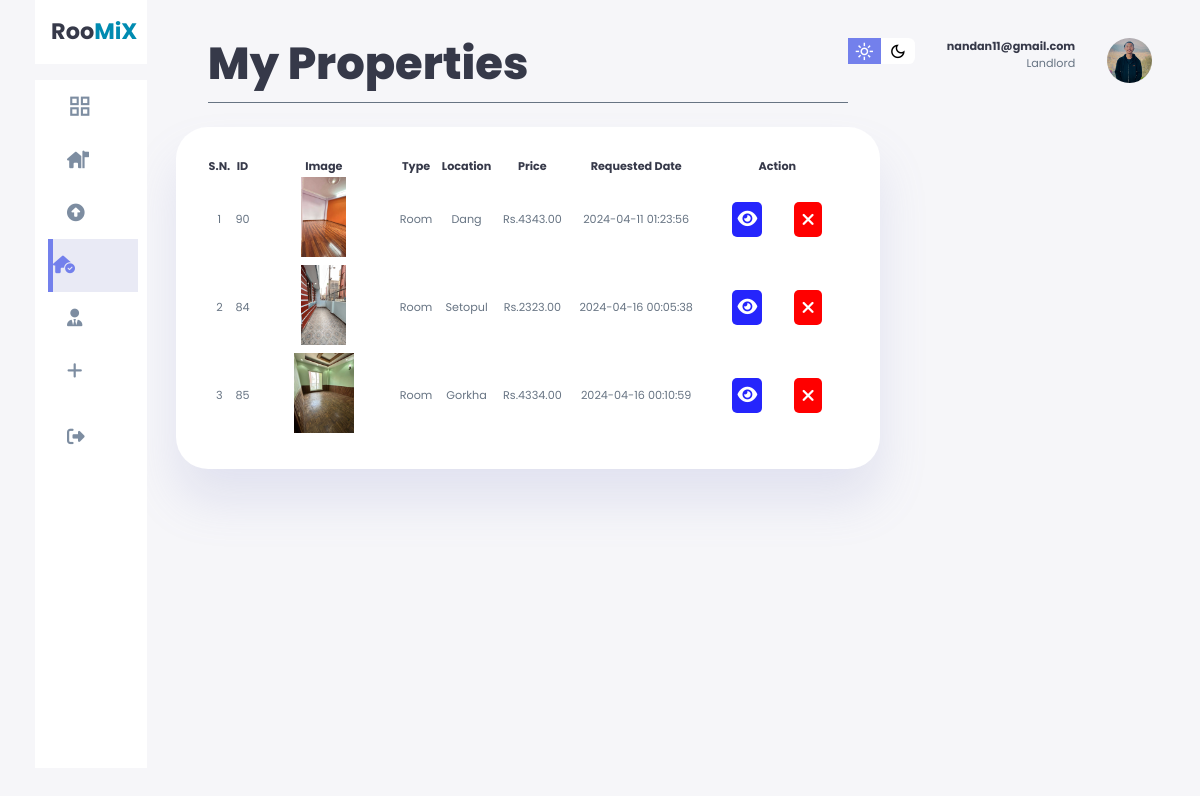
/landlordAdmin/soldProperties.php (signed in), run on the app's committed database.
### tables this page shows
CREATE TABLE `rent_requests` (
  `id` int(11) NOT NULL,
  `user_id` int(11) DEFAULT NULL,
  `property_id` int(11) DEFAULT NULL,
  `landlord_id` int(14) NOT NULL,
  `request_date` timestamp NOT NULL DEFAULT current_timestamp(),
  `sold_status` int(11) DEFAULT 2
);

CREATE TABLE `property` (
  `id` int(11) NOT NULL,
  `property_title` varchar(255) NOT NULL,
  `description` text DEFAULT NULL,
  `property_type` enum('Room','Flat') NOT NULL,
  `kitchen` int(11) DEFAULT NULL,
  `bedroom` int(11) DEFAULT NULL,
  `living_room` int(11) DEFAULT NULL,
  `floor` int(11) DEFAULT NULL,
  `parking` int(11) DEFAULT NULL,
  `area` decimal(10,2) DEFAULT NULL,
  `total_price` decimal(10,2) DEFAULT NULL,
  `location` varchar(255) DEFAULT NULL,
  `added_date` timestamp NOT NULL DEFAULT current_timestamp(),
  `sold_status` tinyint(1) NOT NULL DEFAULT 1,
  `user_id` int(50) NOT NULL,
  `media` text DEFAULT NULL
);

### landlordAdmin/soldProperties.php (the view, shortened to what this page needs)
<!DOCTYPE html>
<html lang="en">
<?php
require '../includes/dbConnect.php';
?>
<head>
  <link rel="stylesheet" href="https://cdnjs.cloudflare.com/ajax/libs/font-awesome/5.15.4/css/all.min.css" />
  <link rel="stylesheet" href="https://cdnjs.cloudflare.com/ajax/libs/font-awesome/6.5.1/css/all.min.css">
  <link rel="stylesheet" href="style.css">
  <link rel="stylesheet" href="search&pagination.css">
</head>
<body style="margin-top:-1.5rem">
  <nav>
    <div class="right">
      <div class="top">
        <div class="theme-toggler">
          <span class="material-symbols-sharp active">light_mode</span>
          <span class="material-symbols-sharp">dark_mode</span>
        </div>
        <div class="profile">
          <div class="info">
            <p><b><?php echo $_SESSION["user"] ?></b></p>
            <p><?php echo $_SESSION["userType"] ?></p>
          </div>
          <div class="profile-photo">
            <img src="./images/yujan.jpg" alt="" />
          </div>
        </div>
      </div>
    </div>
  </nav>
  <div class="container">
    <aside>
      <div class="top">
        <a href="index.php">
          <div class="logo">
            <h2>Roo<span class="danger">MiX</span> </h2>
          </div>
        </a>
      </div>
      <div class="sidebar">
        <a href="index.php">
          <span class="material-symbols-sharp">grid_view </span>
        </a>
        <a href="myProerty.php">
          <i class="fa-solid fa-house-flag"></i>
        </a>
        <a href="rentRequest.php">
          <i class="fa-solid fa-arrow-alt-circle-up"></i>
        </a>
        <a href="soldProperties.php" class="active">
          <i class="fa-solid fa-house-circle-check"></i>
        </a>
        </a><a href="userDetail.php">
          <i class="fa-solid fa-user-tie"></i>
        </a>
        <a href="addProperties.php">
          <i class="fa-solid fa-plus"></i>
        </a>
        <a href="../clientAfterLogin/index.php" name="submit">
          <i class="fa-solid fa-right-from-bracket"></i>
        </a>
      </div>
    </aside>
    <main>
      <h1 class="dashboard-heading">My Properties</h1>
      <?php
      $user_id = $_SESSION['landlord_id'];
      $property_id_query = "SELECT * FROM rent_requests WHERE landlord_id='$user_id' AND sold_status = 0";
      $property_id_run = mysqli_query($conn, $property_id_query);
      if ($property_id_run) {
      ?>
        <div class="p-table" style="margin-top:-0.5rem">
          <table>
            <thead>
              <tr>
                <th>S.N.</th>
                <th>ID</th>
                <th>Image</th>
                <th>Type</th>
                <th>Location</th>
                <th>Price</th>
                <th>Requested Date</th>
                <th>Action</th>
              </tr>
            </thead>
            <tbody>
              <?php
              $serial_number = 1;
              while ($property_data = mysqli_fetch_assoc($property_id_run)) {
                $property_id = $property_data['property_id'];
                $requested_date = $property_data['request_date'];
                $query = "SELECT * FROM property WHERE id = $property_id";
                $result = mysqli_query($conn, $query);
                if ($result && mysqli_num_rows($result) > 0) {
                  $row = mysqli_fetch_assoc($result);
              ?>
                  <tr>
                    <td><?php echo $serial_number++; ?></td>
                    <td><?php echo $row['id'] ?></td>
                    <td>
                      <?php
                      if (!empty($row['media'])) {
                        $image_urls = explode(',', $row['media']);
                        $first_image = trim($image_urls[0]);
                      ?>
                        <img src="<?php echo $first_image; ?>" alt="Property Image" style="object-position: center; object-fit: contain;">
                      <?php
                      } else {
                      ?>
                        <span>No Image Available</span>
                      <?php
                      }
                      ?>
                    </td>
                    <td><?php echo $row['property_type']; ?></td>
                    <td><?php echo $row['location']; ?></td>
                    <td>Rs.<?php echo $row['total_price']; ?></td>
                    <td><?php echo $requested_date; ?></td>
                    <td>
                      <div class="action-icons">
                        <a href="propertyShow.php?id=<?php echo $row['id'] ?>" class="custom-link" style="background-color: rgb(37, 37, 252);">
                          <i class="fas fa-eye text-white"></i>
                        </a>
                        <form action="../control/rentRequest.php" method="POST">
                          <button type="submit" name="property_cancel_btn" class="custom-link delete-icon"><i class="fas fa-times" style="height:25px; width:18px; padding-top:4px;"></i></button>
                        </form>
                      </div>
                    </td>
                  </tr>
                <?php
                } else {
                ?>
                  <tr>
                    <td colspan="8">No properties found.</td>
                  </tr>
              <?php
                }
              }
              ?>
            </tbody>
          </table>
        </div>
      <?php
      } else {
        echo "Error: " . mysqli_error($conn);
      }
      ?>
  </div>
</body>
</html>

### landlordAdmin/style.css (style rules this page uses)
:root { --clr-primary: #7380ec; --clr-danger: #ff7782; --clr-success: #41f1b6; --clr-white: #fff; --clr-info-dark: #7d8da1; --clr-info-light: #dce1eb; --clr-dark: #363949; --clr-warnig: #cb20a9; --clr-light: rgba(132, 139, 200, 0.18); --clr-primary-variant: #111e88; --clr-primary-msg: #070d38; --clr-dark-variant: #677483; --clr-color-background: #f6f6f9; --card-border-radius: 2rem; --border-radius-1: 0.4rem; --border-radius-2: 0.8rem; --border-radius-3: 1.2rem; --card-padding: 1.8rem; --padding-1: 1.2rem; --box-shadow: 0 2rem 3rem var(--clr-light); }
* { margin: 0; padding: 0; box-sizing: border-box; border: 0; text-decoration: none; list-style: none; appearance: none; }
body { width: 100vw; height: 100vh; font-size: .7rem; user-select: none; overflow-x: hidden; background: var(--clr-color-background); font-family: 'Poppins', sans-serif; padding-right: 2rem; }
.container { display: grid; width: 96%; gap: 1.8rem; grid-template-columns: 14rem auto ; margin: 0 auto; }
a { color: var(--clr-dark); }
h1 { font-weight: 800; font-size: 2.8rem; }
h2 { font-size: 1.4rem; }
.profile-photo img { width: 2.8rem; height: 2.8rem; overflow: hidden; border-radius: 50%; }
p { color: var(--clr-dark-variant); }
b { color: var(--clr-dark); }
.danger { color: rgb(0, 139, 177); }
i { font-size: 1.1rem; transition: all .3s ease-in-out; }
nav { display: flex; }
aside { height: 100vh; }
aside .top { background: var(--clr-white); display: flex; align-items: center; justify-content: space-between; margin-top: 1.4rem; padding: 1rem; }
aside .sidebar { background: var(--clr-white); display: flex; flex-direction: column; height: 86vh; position: relative; top: 1rem; }
aside .sidebar a { display: flex; color: var(--clr-info-dark); margin-left: 2rem; gap: 1rem; align-items: center; height: 3.3rem; transition: all .1s ease; }
aside .sidebar a span { font-size: 1.6rem; transition: all .3s ease-in-out; }
aside .sidebar a:last-child { position: absolute; bottom: 1rem; width: 100%; }
aside .sidebar a.active { background-color: var(--clr-light); color: var(--clr-primary); margin-left: 0; border-left: 5px solid var(--clr-primary); margin-left: calc(1rem - 3px); }
main { margin-top: 1.4rem; width: auto; }
.dashboard-heading { border-bottom: 1.5px solid var(--clr-dark-variant); padding-bottom: 5px; margin: 2rem; }
main h1 { color: var(--clr-dark); }
main .p-table { margin-top: 2rem; }
main .p-table table { background: var(--clr-white); width: 100%; border-radius: var(--card-border-radius); padding: var(--card-padding); text-align: center; box-shadow: var(--box-shadow); transition: all .3s ease; color: var(--clr-dark); }
main table tbody td { height: 3.8rem; border-bottom: 1px solid var(--clr-white); color:var(--clr-dark-variant) }
main table tbody tr:last-child td { border: none; }
td .action-icons { display: flex; flex-wrap: nowrap; font-size: 1rem; justify-content: center; }
td .action-icons .custom-link { color: white; padding: 5px; cursor: pointer; border-radius: 5px; }
.p-table td img { align-items: center; width: 120px; height: 80px; background-size: cover; background-position: center; border-radius: var(--border-radius-2); }
main .p-table a { text-align: center; display: block; margin: 1rem; }
.custom-link { display: block; text-align: center; margin: 1rem; }
nav { display: flex; justify-content: right; position: absolute; top: 1rem; right: 3rem; }
.right { margin-top: 1.4rem; display: flex; flex-direction: column; justify-content: right; }
.right .top { display: flex; justify-content: start; gap: 2rem; }
.right .theme-toggler { background: var(--clr-white); display: flex; justify-content: space-between; height: 1.6rem; width: 4.2rem; cursor: pointer; border-radius: var(--border-radius-1); }
.right .theme-toggler span { font-size: 1.2rem; width: 50%; height: 100%; display: flex; align-items: center; justify-content: center; }
.right .theme-toggler span.active { background: var(--clr-primary); color: #fff; }
.right .top .profile { display: flex; gap: 2rem; text-align: right; }
@media screen and (max-width:1200px) { .container { width: 94%; grid-template-columns: 7rem auto 14rem; } }
@media screen and (max-width:1200px) { aside .sidebar a { width: 5.6rem; } }
@media screen and (max-width:1200px) { aside .sidebar a:last-child { position: relative; margin-top: 1.8rem; } }

### data on the page
rent_requests: property "90", property.media (picture), property.property_type "Room", property.location "Dang", property.total_price "4343.00", request_date "2024-04-11 01:23:56"
rent_requests: property "84", shows a picture, property.property_type "Room", property.location "Setopul", property.total_price "2323.00", request_date "2024-04-16 00:05:38"
rent_requests: property "85", property.media (picture), property.property_type "Room", property.location "Gorkha", property.total_price "4334.00", request_date "2024-04-16 00:10:59"

### other printed values
$_SESSION["user"] "nandan11@gmail.com"
$_SESSION["userType"] "Landlord"
